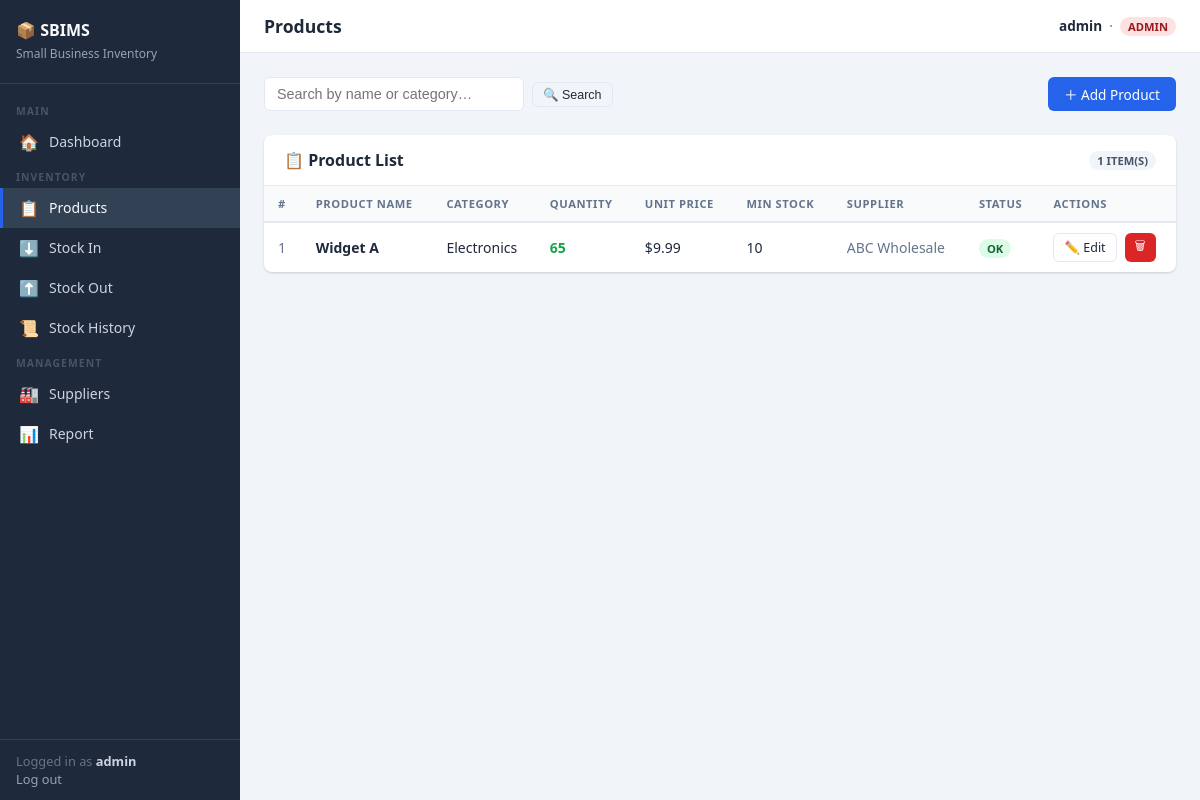
Screenshot of /products (signed in) with the database file from the repository.
### models.py (models this page shows, shortened)
class User(UserMixin, db.Model):
    __tablename__ = "users"
    id       = db.Column(db.Integer, primary_key=True)
    username = db.Column(db.String(80), unique=True, nullable=False)
    email    = db.Column(db.String(120), unique=True, nullable=False)
    role     = db.Column(db.String(20), nullable=False, default="staff")  # admin | staff | manager
    password_hash = db.Column(db.String(256), nullable=False)
    def is_admin(self):
        return self.role == "admin"

class Product(db.Model):
    __tablename__ = "products"
    id              = db.Column(db.Integer, primary_key=True)
    name            = db.Column(db.String(150), nullable=False)
    category        = db.Column(db.String(80), nullable=False)
    quantity        = db.Column(db.Integer, nullable=False, default=0)
    unit_price      = db.Column(db.Float, nullable=False, default=0.0)
    min_stock_level = db.Column(db.Integer, nullable=False, default=5)
    supplier_id     = db.Column(db.Integer, db.ForeignKey("suppliers.id"), nullable=True)
    created_at      = db.Column(db.DateTime, default=datetime.utcnow)
    updated_at      = db.Column(db.DateTime, default=datetime.utcnow, onupdate=datetime.utcnow)
    supplier = db.relationship("Supplier", back_populates="products")
    stock_movements = db.relationship("StockMovement", back_populates="product", lazy="dynamic",
                                      cascade="all, delete-orphan")
    @property
    def is_low_stock(self):
        return self.quantity <= self.min_stock_level

class Supplier(db.Model):
    __tablename__ = "suppliers"
    id           = db.Column(db.Integer, primary_key=True)
    name         = db.Column(db.String(120), nullable=False)
    contact_name = db.Column(db.String(120))
    phone        = db.Column(db.String(30))
    email        = db.Column(db.String(120))
    address      = db.Column(db.Text)
    created_at   = db.Column(db.DateTime, default=datetime.utcnow)
    products = db.relationship("Product", back_populates="supplier", lazy="dynamic")

### app.py (the view)
    @app.route("/products")
    @login_required
    def products():
        search = request.args.get("search", "").strip()
        query  = Product.query
        if search:
            query = query.filter(
                Product.name.ilike(f"%{search}%") |
                Product.category.ilike(f"%{search}%")
            )
        all_products = query.order_by(Product.name).all()
        form = ProductForm()
        suppliers = Supplier.query.order_by(Supplier.name).all()
        form.supplier_id.choices = [(0, "— None —")] + [(s.id, s.name) for s in suppliers]
        return render_template("products.html", products=all_products, search=search, form=form)

### forms.py
class ProductForm(FlaskForm):
    name            = StringField("Product Name",   validators=[DataRequired(), Length(max=150)])
    category        = StringField("Category",       validators=[DataRequired(), Length(max=80)])
    quantity        = IntegerField("Initial Quantity", validators=[DataRequired(), NumberRange(min=0)])
    unit_price      = FloatField("Unit Price ($)",   validators=[DataRequired(), NumberRange(min=0)])
    min_stock_level = IntegerField("Min Stock Level", validators=[DataRequired(), NumberRange(min=0)])
    supplier_id     = SelectField("Supplier", coerce=int, validators=[Optional()])
    submit          = SubmitField("Save Product")

### templates/products.html (shortened to what this page needs)
{% extends "base.html" %}
{% block page_title %}Products{% endblock %}
{% block content %}
<div class="flex items-center justify-between mb-4">
  <form class="search-bar" method="GET">
    <input type="text" name="search" value="{{ search }}" placeholder="Search by name or category…">
    <button type="submit" class="btn btn-outline btn-sm">🔍 Search</button>
  </form>
  {% if current_user.is_admin() %}
    <a href="{{ url_for('add_product') }}" class="btn btn-primary">＋ Add Product</a>
  {% endif %}
</div>
<div class="card">
  <div class="card-header">
    <h2>📋 Product List
    </h2>
    <span class="badge badge-gray">{{ products | length }} item(s)</span>
  </div>
  {% if products %}
  <div class="table-wrapper">
    <table>
      <thead>
        <tr>
          <th>#</th>
          <th>Product Name</th>
          <th>Category</th>
          <th>Quantity</th>
          <th>Unit Price</th>
          <th>Min Stock</th>
          <th>Supplier</th>
          <th>Status</th>
          {% if current_user.is_admin() %}
          <th>Actions</th>
          {% endif %}
        </tr>
      </thead>
      <tbody>
        {% for p in products %}
        <tr>
          <td class="text-muted">{{ p.id }}</td>
          <td><strong>{{ p.name }}</strong></td>
          <td>{{ p.category }}</td>
          <td>
            <strong class="{% if p.is_low_stock %}text-danger{% else %}text-success{% endif %}">
              {{ p.quantity }}
            </strong>
          </td>
          <td>${{ "%.2f"|format(p.unit_price) }}</td>
          <td>{{ p.min_stock_level }}</td>
          <td class="text-muted">{{ p.supplier.name if p.supplier else '—' }}</td>
          <td>
            {% if p.quantity == 0 %}
              <span class="badge badge-danger">Out of Stock</span>
            {% elif p.is_low_stock %}
              <span class="badge badge-warning">Low Stock</span>
            {% else %}
              <span class="badge badge-success">OK</span>
            {% endif %}
          </td>
          {% if current_user.is_admin() %}
          <td>
            <div class="flex gap-2">
              <a href="{{ url_for('edit_product', product_id=p.id) }}"
                 class="btn btn-outline btn-sm">✏️ Edit</a>
              <form method="POST" action="{{ url_for('delete_product', product_id=p.id) }}"
                    onsubmit="return confirm('Delete {{ p.name }}?')">
                <button type="submit" class="btn btn-danger btn-sm">🗑</button>
              </form>
            </div>
          </td>
          {% endif %}
        </tr>
        {% endfor %}
      </tbody>
    </table>
  </div>
  {% endif %}
</div>
{% endblock %}

### templates/base.html (shortened to what this page needs)
<!DOCTYPE html>
<html lang="en">
<head>
  <link rel="stylesheet" href="{{ url_for('static', filename='style.css') }}">
</head>
<body>
<nav class="sidebar">
  <div class="sidebar-brand">
    <h1>📦 SBIMS</h1>
    <small>Small Business Inventory</small>
  </div>
  <div class="sidebar-nav">
    <div class="nav-section">Main</div>
    <a href="{{ url_for('dashboard') }}"
       class="nav-link {% if request.endpoint == 'dashboard' %}active{% endif %}">
      <span class="icon">🏠</span> Dashboard
    </a>
    <div class="nav-section">Inventory</div>
    <a href="{{ url_for('products') }}"
       class="nav-link {% if 'product' in request.endpoint %}active{% endif %}">
      <span class="icon">📋</span> Products
    </a>
    <a href="{{ url_for('stock_in') }}"
       class="nav-link {% if request.endpoint == 'stock_in' %}active{% endif %}">
      <span class="icon">⬇️</span> Stock In
    </a>
    <a href="{{ url_for('stock_out') }}"
       class="nav-link {% if request.endpoint == 'stock_out' %}active{% endif %}">
      <span class="icon">⬆️</span> Stock Out
    </a>
    <a href="{{ url_for('stock_history') }}"
       class="nav-link {% if request.endpoint == 'stock_history' %}active{% endif %}">
      <span class="icon">📜</span> Stock History
    </a>
    <div class="nav-section">Management</div>
    <a href="{{ url_for('suppliers') }}"
       class="nav-link {% if 'supplier' in request.endpoint %}active{% endif %}">
      <span class="icon">🏭</span> Suppliers
    </a>
    <a href="{{ url_for('report') }}"
       class="nav-link {% if request.endpoint == 'report' %}active{% endif %}">
      <span class="icon">📊</span> Report
    </a>
  </div>
  <div class="sidebar-footer">
    {% if current_user.is_authenticated %}
      Logged in as <strong style="color:#cbd5e1">{{ current_user.username }}</strong>
      <br>
      <a href="{{ url_for('logout') }}">Log out</a>
    {% endif %}
  </div>
</nav>
<div class="main">
  <div class="topbar">
    <span class="topbar-title">{% block page_title %}{% endblock %}</span>
    <span class="topbar-user">
      {% if current_user.is_authenticated %}
        <strong>{{ current_user.username }}</strong>
        &nbsp;·&nbsp;
        <span class="badge badge-{% if current_user.role == 'admin' %}danger{% else %}info{% endif %}">
          {{ current_user.role }}
        </span>
      {% endif %}
    </span>
  </div>
  <div class="content">
    {% block content %}{% endblock %}
  </div>
</div>
</body>
</html>

### static/style.css (style rules this page uses)
:root { --primary: #2563eb; --primary-dk: #1d4ed8; --success: #16a34a; --danger: #dc2626; --warning: #d97706; --info: #0891b2; --bg: #f1f5f9; --card-bg: #ffffff; --text: #1e293b; --muted: #64748b; --border: #e2e8f0; --sidebar-w: 240px; --radius: 8px; --shadow: 0 1px 3px rgba(0,0,0,.10), 0 1px 2px rgba(0,0,0,.06); }
*, *::before, *::after { box-sizing: border-box; margin: 0; padding: 0; }
body { font-family: 'Segoe UI', system-ui, sans-serif; background: var(--bg); color: var(--text); display: flex; min-height: 100vh; }
a { color: var(--primary); text-decoration: none; }
.sidebar { width: var(--sidebar-w); background: #1e293b; color: #cbd5e1; display: flex; flex-direction: column; position: fixed; top: 0; left: 0; bottom: 0; z-index: 100; overflow-y: auto; }
.sidebar-brand { padding: 20px 16px; border-bottom: 1px solid #334155; }
.sidebar-brand h1 { font-size: 1rem; font-weight: 700; color: #f8fafc; line-height: 1.3; }
.sidebar-brand small { font-size: .75rem; color: #94a3b8; }
.sidebar-nav { flex: 1; padding: 12px 0; }
.nav-section { padding: 8px 16px 4px; font-size: .65rem; text-transform: uppercase; letter-spacing: .1em; color: #475569; font-weight: 600; }
.nav-link { display: flex; align-items: center; gap: 10px; padding: 9px 16px; color: #cbd5e1; font-size: .875rem; transition: background .15s; border-left: 3px solid transparent; }
.nav-link:hover, .nav-link.active { background: #334155; color: #f8fafc; text-decoration: none; border-left-color: var(--primary); }
.nav-link .icon { font-size: 1rem; width: 20px; text-align: center; }
.sidebar-footer { padding: 12px 16px; border-top: 1px solid #334155; font-size: .8rem; color: #64748b; }
.sidebar-footer a { color: #94a3b8; }
.main { margin-left: var(--sidebar-w); flex: 1; display: flex; flex-direction: column; min-height: 100vh; }
.topbar { background: var(--card-bg); border-bottom: 1px solid var(--border); padding: 14px 24px; display: flex; align-items: center; justify-content: space-between; }
.topbar-title { font-size: 1.1rem; font-weight: 600; }
.topbar-user { font-size: .85rem; color: var(--muted); }
.topbar-user strong { color: var(--text); }
.content { padding: 24px; flex: 1; }
.card { background: var(--card-bg); border-radius: var(--radius); box-shadow: var(--shadow); overflow: hidden; }
.card-header { padding: 14px 20px; border-bottom: 1px solid var(--border); display: flex; align-items: center; justify-content: space-between; gap: 12px; }
.card-header h2 { font-size: 1rem; font-weight: 600; }
.table-wrapper { overflow-x: auto; }
table { width: 100%; border-collapse: collapse; font-size: .875rem; }
thead th { background: #f8fafc; border-bottom: 2px solid var(--border); padding: 10px 14px; text-align: left; font-weight: 600; color: var(--muted); text-transform: uppercase; font-size: .7rem; letter-spacing: .05em; white-space: nowrap; }
tbody td { padding: 10px 14px; border-bottom: 1px solid var(--border); vertical-align: middle; }
tbody tr:last-child td { border-bottom: none; }
.badge { display: inline-block; padding: 2px 8px; border-radius: 9999px; font-size: .7rem; font-weight: 600; text-transform: uppercase; }
.badge-success { background: #dcfce7; color: #166534; }
.badge-danger { background: #fee2e2; color: #991b1b; }
.badge-gray { background: #f1f5f9; color: #475569; }
.btn { display: inline-flex; align-items: center; gap: 6px; padding: 7px 16px; border-radius: 6px; border: none; cursor: pointer; font-size: .85rem; font-weight: 500; transition: opacity .15s, transform .1s; text-decoration: none; }
.btn-primary { background: var(--primary); color: #fff; }
.btn-danger { background: var(--danger); color: #fff; }
.btn-outline { background: transparent; border: 1px solid var(--border); color: var(--text); }
.btn-sm { padding: 4px 10px; font-size: .78rem; }
input[type="text"], input[type="password"], input[type="number"], input[type="email"], select, textarea { width: 100%; padding: 8px 12px; border: 1px solid var(--border); border-radius: 6px; font-size: .9rem; color: var(--text); background: #fff; transition: border-color .15s; }
.search-bar { display: flex; gap: 8px; align-items: center; }
.search-bar input { width: 260px; }
.mb-4 { margin-bottom: 24px; }
.text-muted { color: var(--muted); }
.text-success { color: var(--success); }
.flex { display: flex; }
.gap-2 { gap: 8px; }
.items-center { align-items: center; }
.justify-between { justify-content: space-between; }

### rows the page displays
User: username "admin", role "ADMIN"
Product: id "1", name "Widget A", category "Electronics", quantity "65", unit_price "9.99", min_stock_level "10", supplier "ABC Wholesale", shows "OK"

### other values shown
{{ products | length }} "1"
